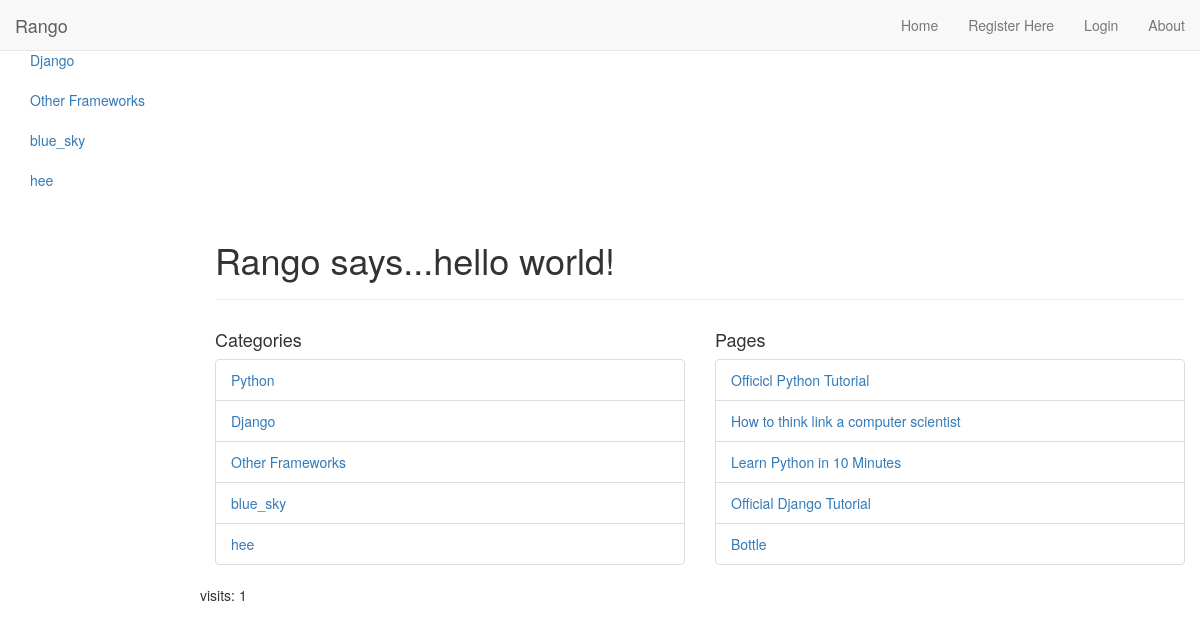
Screenshot of /rango/ with the database file from the repository.
### rango/models.py (models this page shows, shortened)
class Category(models.Model):
    name = models.CharField(max_length=128, unique=True)
    views = models.IntegerField(default=0)
    likes = models.IntegerField(default=0)
    slug = models.SlugField(unique=True)

class Page(models.Model):
    category = models.ForeignKey(Category)
    title = models.CharField(max_length=128)
    url = models.URLField()
    views = models.IntegerField(default=0)

### rango/views.py (the view)
def index(request):
    category_list = Category.objects.order_by('-likes')[:5]
    page_list = Page.objects.order_by('-views')[:5]
    context_dict = {'categories':category_list, 'pages':page_list}
    visits = request.session.get('visits')
    if not visits:
        visits = 1
    reset_last_visit_time = False
    last_visit = request.session.get("last_visit")
    if last_visit:
        last_visit_time = datetime.strptime(last_visit[:-7], '%Y-%m-%d %H:%M:%S')
        if (datetime.now() - last_visit_time).seconds > 0:
            visits = visits + 1
            reset_last_visit_time = True
    else:
        reset_last_visit_time = True
    if reset_last_visit_time:
        request.session['last_visit'] =  str(datetime.now())
        request.session['visits'] =  visits
    context_dict['visits'] = visits
    response = render(request, 'rango/index.html', context_dict)
    return response

### rango/templatetags/rango_extras.py (called while the page is built)
@register.inclusion_tag('rango/cats.html')
def get_category_list(cat=None):
    return {'cats': Category.objects.all(), 'act_cat': cat}

### templates/rango/index.html (shortened to what this page needs)
{% extends "base.html" %}
{% load staticfiles %}
{% block body_block %}
    <div class="page-header">
    {% if user.is_authenticated %}
    <h1>Rango says...hello {{user.username}}</h1>
    {% else %}
    <h1>Rango says...hello world!</h1>
    {% endif %}
    </div>
    <div class="row placeholders">
        <div class="col-xs-12 col-sm-6 placeholder">
            <h4>Categories</h4>
    {% if categories %}
        <ul class="list-group">
            {% for category in categories %}
            <li class="list-group-item"><a href="{% url 'category' category.slug %}">{{category.name}}</a></li>
            {% endfor %}
        </ul>
    {% else %}
        <strong>There are no categories present.</strong><br />
    {% endif %}
    </div>
    <div class="col-xs-12 col-sm-6 placeholder">
        <h4>Pages</h4>
    {% if pages %}
        <ul class="list-group">
            {% for page in pages %}
            <li class="list-group-item"><a href="{{ page.url }}">{{page.title}}</a></li>
            {% endfor %}
        </ul>
    {% else %}
        <strong>There are no pages present.</strong><br />
    {% endif %}
     </div>
    <p>visits: {{visits}}</p>
</div>
{% endblock %}

### templates/rango/cats.html
{% if cats %}
<ul class="nav nav-sidebar">
    {% for c in cats %}
    {% if c == act_cat %} <li  class="active" > {% else  %} <li>{% endif %}
            <a href="{% url 'category'  c.slug %}">{{ c.name }}</a></li>
    {% endfor %}
</ul>
{% endif %}

### rows the page displays
Category: name "Django"
Category: name "Other Frameworks"
Category: name "blue_sky"
Category: name "hee"
Category: name "Python"
Page: title "Officicl Python Tutorial"
Page: title "How to think link a computer scientist"
Page: title "Learn Python in 10 Minutes"
Page: title "Official Django Tutorial"
Page: title "Bottle"

### other values shown
{{ visits }} "1"
